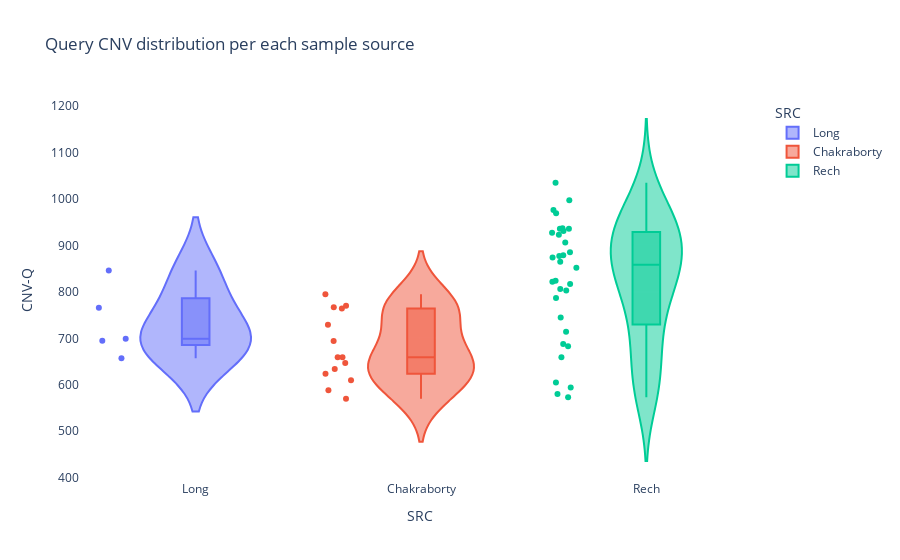

The code cell stored with this chart in its notebook:
### Code cell
fig = px.violin(df, y="CNV-Q", x="SRC", color="SRC", box=True, points="all", title="Query CNV distribution per each sample source",
          hover_data=df.columns)

fig.update_layout(
    paper_bgcolor='rgba(0,0,0,0)',
    plot_bgcolor='rgba(0,0,0,0)'
)

fig.show()

### Figure 1 — Plotly figure (JSON) as saved in the notebook; plotly's stock layout.template omitted (floating-point values rounded to 4 significant figures; data arrays with more than 128 entries replaced by an {"elided": "..."} marker saying what was removed)
{"data": [{"alignmentgroup": "True", "box": {"visible": true}, "customdata": [["B59", 725, 1949, 1830, 136, 1133, 1032], ["I23", 713, 1749, 1629, 133, 786, 790], ["N25", 716, 1821, 1692, 134, 941, 972], ["T29A", 697, 1747, 1606, 129, 898, 914], ["ZH26", 755, 2169, 1696, 153, 915, 1021]], "hovertemplate": "SRC=%{x}<br>CNV-Q=%{y}<br>sample=%{customdata[0]}<br>CNV-R=%{customdata[1]}<br>DEL=%{customdata[2]}<br>INS=%{customdata[3]}<br>INV=%{customdata[4]}<br>nCNV-Q=%{customdata[5]}<br>nCNV-R=%{customdata[6]}<extra></extra>", "legendgroup": "Long", "marker": {"color": "#636efa"}, "name": "Long", "offsetgroup": "Long", "orientation": "v", "points": "all", "scalegroup": "True", "showlegend": true, "type": "violin", "x": ["Long", "Long", "Long", "Long", "Long"], "x0": " ", "xaxis": "x", "y": [766, 657, 699, 695, 846], "y0": " ", "yaxis": "y"}, {"alignmentgroup": "True", "box": {"visible": true}, "customdata": [["A1", 640, 1824, 1903, 152, 1677, 1153], ["A2", 731, 2127, 2044, 203, 1726, 1309], ["A3", 694, 1908, 1757, 178, 1349, 1105], ["A4", 669, 1833, 1780, 155, 1807, 1102], ["A5", 704, 2007, 1816, 135, 1475, 1198], ["A6", 744, 1923, 2031, 168, 1355, 1101], ["A7", 736, 2347, 2066, 173, 1717, 1423], ["AB8", 602, 1675, 1603, 133, 1559, 978], ["B1", 733, 2165, 1940, 215, 1670, 1362], ["B2", 717, 1927, 2054, 186, 1578, 1211], ["B3", 693, 1965, 1884, 169, 1692, 1184], ["B4", 686, 1985, 1936, 149, 1443, 1223], ["B6", 699, 1891, 1787, 155, 1575, 1150], ["OreR", 758, 2016, 1857, 206, 1488, 1266]], "hovertemplate": "SRC=%{x}<br>CNV-Q=%{y}<br>sample=%{customdata[0]}<br>CNV-R=%{customdata[1]}<br>DEL=%{customdata[2]}<br>INS=%{customdata[3]}<br>INV=%{customdata[4]}<br>nCNV-Q=%{customdata[5]}<br>nCNV-R=%{customdata[6]}<extra></extra>", "legendgroup": "Chakraborty", "marker": {"color": "#EF553B"}, "name": "Chakraborty", "offsetgroup": "Chakraborty", "orientation": "v", "points": "all", "scalegroup": "True", "showlegend": true, "type": "violin", "x": ["Chakraborty", "Chakraborty", "Chakraborty", "Chakraborty", "Chakraborty", "Chakraborty", "Chakraborty", "Chakraborty", "Chakraborty", "Chakraborty", "Chakraborty", "Chakraborty", "Chakraborty", "Chakraborty"], "x0": " ", "xaxis": "x", "y": [659, 795, 610, 624, 588, 729, 764, 570, 659, 770, 647, 694, 634, 767], "y0": " ", "yaxis": "y"}, {"alignmentgroup": "True", "box": {"visible": true}, "customdata": {"elided": "32x7 mixed values"}, "hovertemplate": "SRC=%{x}<br>CNV-Q=%{y}<br>sample=%{customdata[0]}<br>CNV-R=%{customdata[1]}<br>DEL=%{customdata[2]}<br>INS=%{customdata[3]}<br>INV=%{customdata[4]}<br>nCNV-Q=%{customdata[5]}<br>nCNV-R=%{customdata[6]}<extra></extra>", "legendgroup": "Rech", "marker": {"color": "#00cc96"}, "name": "Rech", "offsetgroup": "Rech", "orientation": "v", "points": "all", "scalegroup": "True", "showlegend": true, "type": "violin", "x": ["Rech", "Rech", "Rech", "Rech", "Rech", "Rech", "Rech", "Rech", "Rech", "Rech", "Rech", "Rech", "Rech", "Rech", "Rech", "Rech", "Rech", "Rech", "Rech", "Rech", "Rech", "Rech", "Rech", "Rech", "Rech", "Rech", "Rech", "Rech", "Rech", "Rech", "Rech", "Rech"], "x0": " ", "xaxis": "x", "y": [659, 714, 817, 594, 923, 976, 937, 573, 745, 806, 852, 822, 969, 580, 936, 906, 931, 683, 927, 803, 936, 1035, 605, 688, 997, 885, 874, 865, 824, 879, 787, 877], "y0": " ", "yaxis": "y"}], "layout": {"legend": {"title": {"text": "SRC"}, "tracegroupgap": 0}, "paper_bgcolor": "rgba(0,0,0,0)", "plot_bgcolor": "rgba(0,0,0,0)", "title": {"text": "Query CNV distribution per each sample source"}, "violinmode": "overlay", "xaxis": {"anchor": "y", "categoryarray": ["Long", "Chakraborty", "Rech"], "categoryorder": "array", "domain": [0, 1], "title": {"text": "SRC"}}, "yaxis": {"anchor": "x", "domain": [0, 1], "title": {"text": "CNV-Q"}}}}
